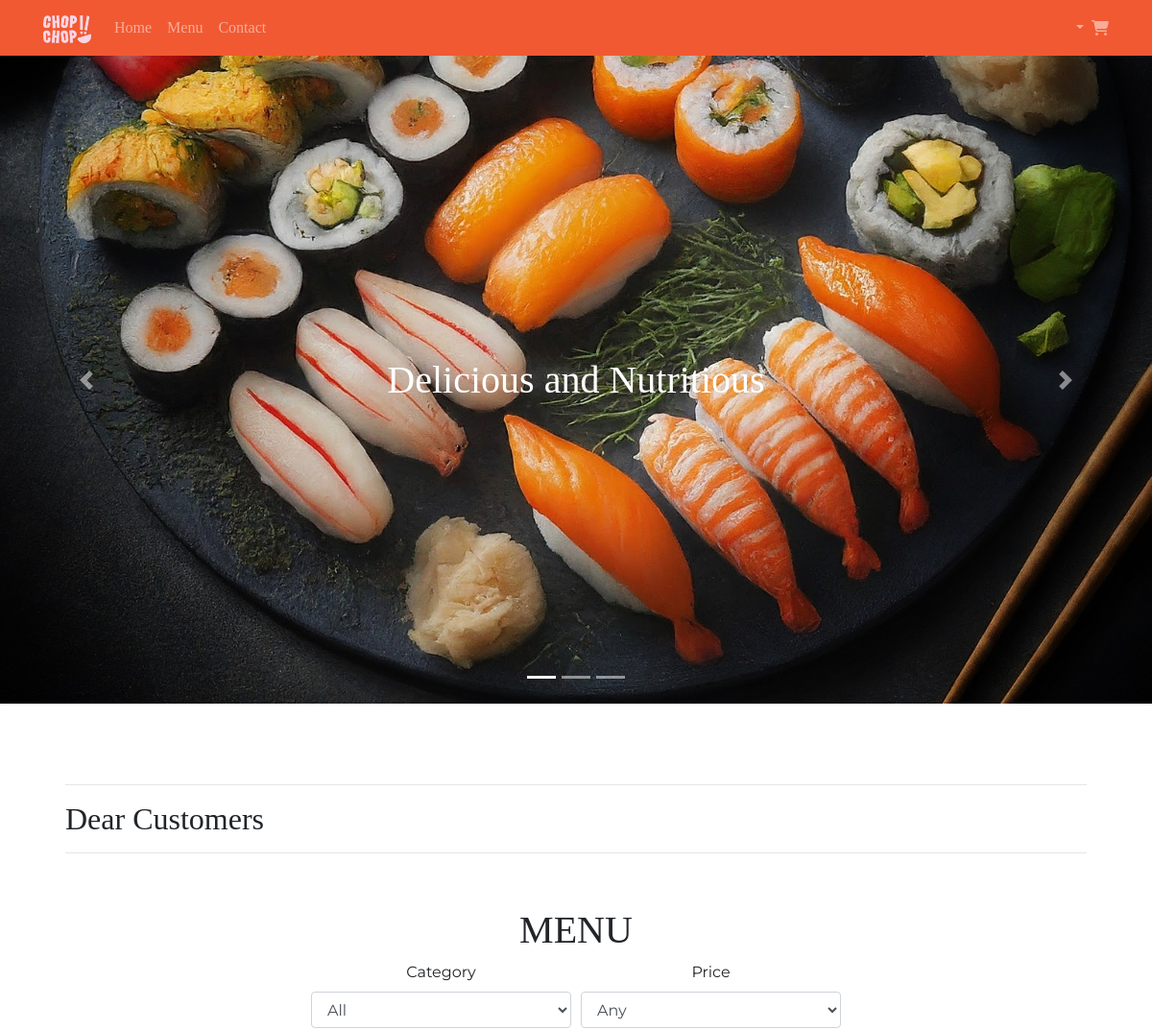
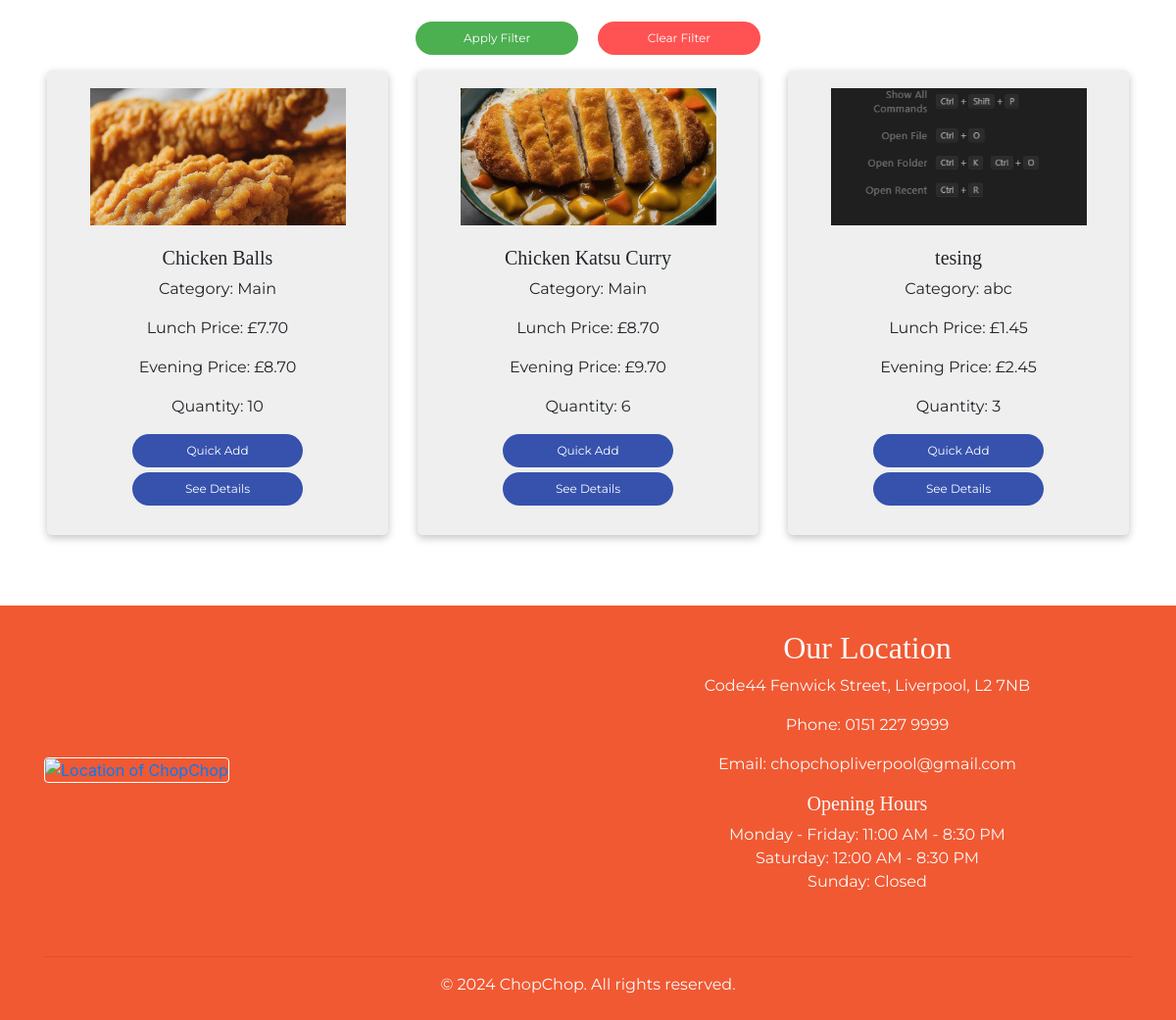
/client/index.php, run on the app's committed database (2 pictures, top to bottom).
### tables this page shows
CREATE TABLE `menus` (
  `id` int(11) NOT NULL,
  `name` varchar(255) NOT NULL,
  `category` varchar(50) DEFAULT NULL,
  `price` decimal(10,2) NOT NULL,
  `quantity` int(11) NOT NULL,
  `description` text DEFAULT NULL,
  `image` varchar(255) DEFAULT NULL
);

### client/index.php (called while the page is built, shortened)
<?php include './Header_Components/header.php'; ?>
<?php include './Main_Components/main.php'; ?>
<?php include './Footer_Components/footer.php'; ?>

### client/Main_Components/Food_Menu/food_data_load.php (called while the page is built)
<?php
include '../connect.php';
$sql = "SELECT * FROM menus";
$result = $conn->query($sql);
$foodProducts = array();
if ($result->num_rows > 0) {
    while ($row = $result->fetch_assoc()) {
        $foodProducts[] = $row;
    }
}

### client/Main_Components/Food_Menu/food_products.php (the view, shortened to what this page needs)
<?php include 'food_data_load.php' ?>
<?php include 'food_letter.php' ?>
<div id="Menu" class="text-center">
    <h1>MENU</h1>
    <?php include 'food_filter.php'; ?>
    <section id="products" class="row">
        <?php foreach ($foodProducts as $index => $product) : ?>
            <div class="col-6 col-lg-4 product <?php echo $product['category']; ?>" data-price="<?php echo $product['price']; ?>">
                <div class="mb-4 food-card">
                    <img src="../admin/assets/uploads/<?php echo $product['image']; ?>" class="image-in-card" alt="<?php echo $product['name']; ?>">
                    <div class="rounded-5 my-2">
                        <h5 class="product-title"><?php echo $product['name']; ?></h5>
                        <p>Category: <?php echo $product['category']; ?></p>
                        <p>Lunch Price: £<?php echo number_format($product['price'], 2); ?></p>
                        <p>Evening Price: £<?php echo number_format($product['price']+1, 2); ?></p>
                        <p>Quantity: <?php echo $product['quantity']; ?></p>
                        <button href="#" class="stylish-button add-to-cart" id="liveToastBtn"
                         onclick="event.preventDefault(); showToast('<?php echo $product['name']; ?>');">Quick Add</button>
                        <button href="#" class="stylish-button see-details" data-bs-toggle="modal" data-bs-target="#exampleModal" data-product-index="<?php echo $index; ?>" data-product-name="<?php echo $product['name']; ?>" data-product-category="<?php echo $product['category']; ?>" data-product-price="<?php echo $product['price']; ?>" data-product-quantity="<?php echo $product['quantity']; ?>" data-description="<?php echo $product['description']; ?>">
                            See Details
                        </button>
                    </div>
                </div>
            </div>
        <?php endforeach; ?>
    </section>
</div>

### client/styles/index.css (style rules this page uses)
p { font-family: 'Montserrat', sans-serif; }
h1, h2, h3, h4, h5, h6 { font-family: 'Merriweather', serif; }

### client/styles/food_products.css (style rules this page uses)
.food-card { box-shadow: rgba(0, 0, 0, 0.24) 0px 3px 8px; padding-top: 5%; padding-bottom: 5%; border-radius: 5px; background-color: #efefef; transition: box-shadow 0.3s; }
.image-in-card { width: 80%; height: 228px; object-fit: cover; margin-bottom: 1rem; }
.product-title { overflow: hidden; text-overflow: ellipsis; white-space: nowrap; max-height: 3rem; }
.stylish-button { display: inline-block; padding: 8px 16px; color: #ffffff; background-color: #3652AD; border: none; border-radius: 25px; cursor: pointer; transition: background-color 0.3s; width: 125px; text-align: center; overflow: hidden; white-space: nowrap; }
@media (min-width: 768px) and (max-width: 1366px) { .image-in-card { width: 75%; height: 140px; object-fit: cover; margin-bottom: 0.8rem; } }
@media (min-width: 768px) and (max-width: 1366px) { .stylish-button { width: 50%; margin-bottom: 5px; font-size: 0.75rem; } }

### data on the page
menus: image (picture), name "Chicken Balls", category "Main", price "7.70", $product['price']+1 "8.70", quantity "10"
menus: image (picture), name "Chicken Katsu Curry", category "Main", price "8.70", $product['price']+1 "9.70", quantity "6"
menus: image (picture), name "tesing", category "abc", price "1.45", $product['price']+1 "2.45", quantity "3"
